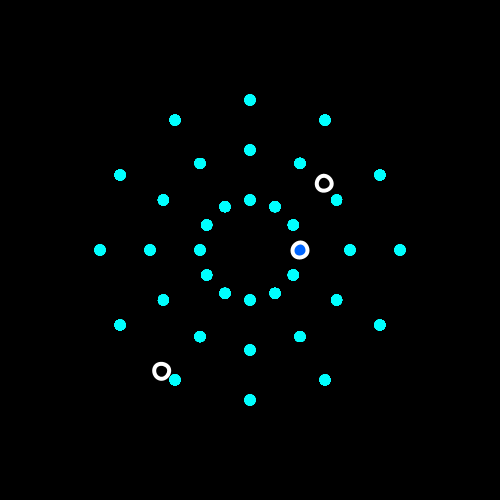
Frame 1 (no input)
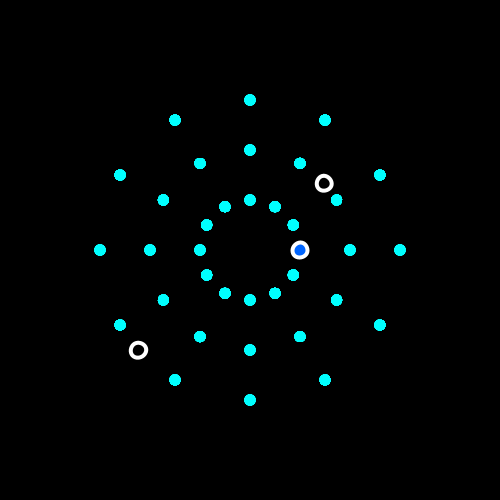
Frame 60 (the mouse pressed at the canvas centre just before this capture)
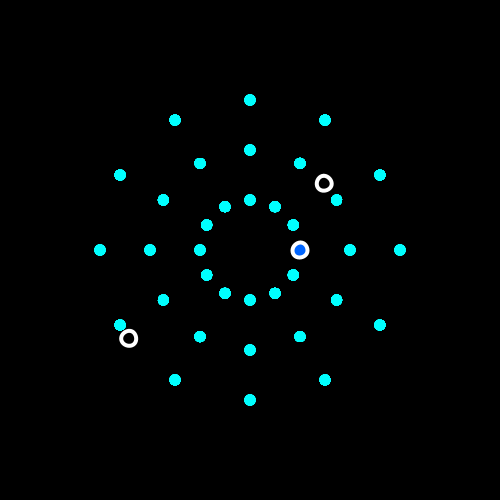
Frame 120 (the mouse held since frame 60 and released just before this capture)

The Processing sketch that drew these frames (run headless with seeded random() and noise(); from frame 60 on, the mouse is pressed at the canvas centre):

// Processing sketch: processing_73089
// ── processing_73089.pde

int hours;
int minutes;
int seconds;


void setup() {
  size(500, 500);
  colorMode(HSB, 100);
  background(0,0,0);
  strokeCap(ROUND);
  smooth();
}

void draw() {
 
   // get system variables
 hours = hour();
 minutes = minute();
 seconds = second();
 
 println(hours + " " + minutes + " " + seconds);
    
    // fix for 24 hour clock
  if(hours > 12) {
   hours -= 12; 
  }
 
 background(0,0,0);
 
    // center sketch
  translate(250,250);
  rotate(radians(90));
  ellipseMode(CENTER);
  noStroke();
  fill(0,0,0);
  ellipse(0,0,3,3);
  noFill();
    // hour hand
    float blah;
blah=radians(30*hours);
      for (int i = 0; i < 360; i++) {
    rotate(radians(30));
  noStroke();
  fill(50,100,100);
  ellipse(-50, 0, 11, 11);
  
}
  strokeWeight(4);
  noFill();
  stroke(0,0,100);
   if(blah==radians(30)||blah==radians(60)||blah==radians(90)||blah==radians(120)||blah==radians(150)||blah==radians(180)||blah==radians(210)||blah==radians(240)||blah==radians(270)||blah==radians(300)||blah==radians(330)||blah==radians(0) )
  {fill(60,100,100);
  }
  else {noFill();}
   
  pushMatrix();
  rotate(blah);  // 30 * 12 = 360 degrees
  ellipse(-50,0, 15,15);
  popMatrix();
  
    // minute hand
    float blahh;
blahh=radians(6*minutes);
      for (int i = 0; i < 360; i++) {
    rotate(radians(30));
  noStroke();
  fill(50,100,100);
  ellipse(-100, 0, 11, 11);
  
}
  strokeWeight(4);
  noFill();
  stroke(0,0,100);
   if(blahh==radians(30)||blahh==radians(60)||blahh==radians(90)||blahh==radians(120)||blahh==radians(150)||blahh==radians(180)||blahh==radians(210)||blahh==radians(240)||blahh==radians(270)||blahh==radians(300)||blahh==radians(330)||blahh==radians(0) )
  {fill(60,100,100);
  }
  else {noFill();}
   pushMatrix();
  rotate(blahh);
  ellipse(-100,0, 15,15);
  popMatrix();
  
    // second hand
float blahhh;
blahhh=radians(6*seconds);
    for (int i = 0; i < 360; i++) {
    rotate(radians(30));
  noStroke();
  fill(50,100,100);
  ellipse(-150, 0, 11, 11);
  
}strokeWeight(4);
  stroke(0,0,100);
  if(blahhh==radians(30)||blahhh==radians(60)||blahhh==radians(90)||blahhh==radians(120)||blahhh==radians(150)||blahhh==radians(180)||blahhh==radians(210)||blahhh==radians(240)||blahhh==radians(270)||blahhh==radians(300)||blahhh==radians(330)||blahhh==radians(0) )
  {fill(60,100,100);
  }
  else {noFill();}
  pushMatrix();
  rotate(blahhh);
  ellipse(-150,0, 15,15);
  popMatrix();
}
